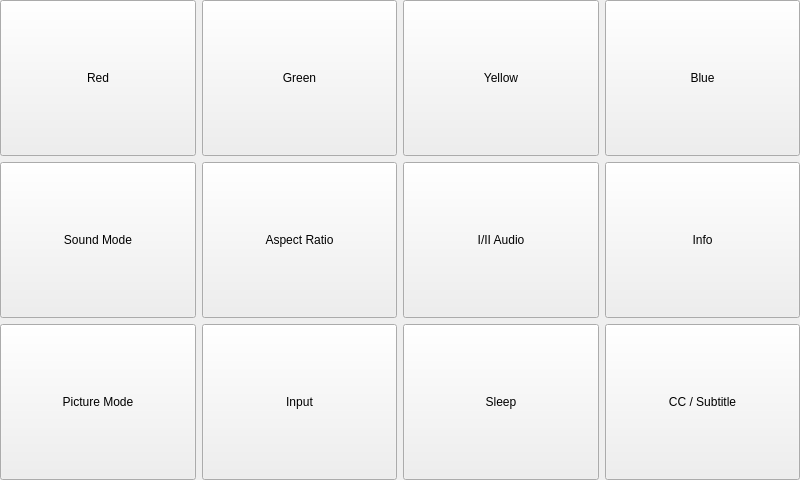
<?xml version="1.0" encoding="UTF-8"?>
<ui version="4.0">
 <class>PIRUtilityForm</class>
 <widget class="QWidget" name="PIRUtilityForm">
  <property name="geometry">
   <rect>
    <x>0</x>
    <y>0</y>
    <width>800</width>
    <height>480</height>
   </rect>
  </property>
  <property name="windowTitle">
   <string>Form</string>
  </property>
  <layout class="QGridLayout" name="gridLayout">
   <property name="margin">
    <number>0</number>
   </property>
   <item row="0" column="0">
    <widget class="QPushButton" name="redButton">
     <property name="sizePolicy">
      <sizepolicy hsizetype="Expanding" vsizetype="Expanding">
       <horstretch>0</horstretch>
       <verstretch>0</verstretch>
      </sizepolicy>
     </property>
     <property name="text">
      <string>Red</string>
     </property>
     <property name="icon">
      <iconset resource="../PierogiResources.qrc">
       <normaloff>:/icons/red_square.png</normaloff>:/icons/red_square.png</iconset>
     </property>
     <property name="iconSize">
      <size>
       <width>48</width>
       <height>48</height>
      </size>
     </property>
    </widget>
   </item>
   <item row="0" column="1">
    <widget class="QPushButton" name="greenButton">
     <property name="sizePolicy">
      <sizepolicy hsizetype="Expanding" vsizetype="Expanding">
       <horstretch>0</horstretch>
       <verstretch>0</verstretch>
      </sizepolicy>
     </property>
     <property name="text">
      <string>Green</string>
     </property>
     <property name="icon">
      <iconset resource="../PierogiResources.qrc">
       <normaloff>:/icons/green_square.png</normaloff>:/icons/green_square.png</iconset>
     </property>
     <property name="iconSize">
      <size>
       <width>48</width>
       <height>48</height>
      </size>
     </property>
    </widget>
   </item>
   <item row="0" column="2">
    <widget class="QPushButton" name="yellowButton">
     <property name="sizePolicy">
      <sizepolicy hsizetype="Expanding" vsizetype="Expanding">
       <horstretch>0</horstretch>
       <verstretch>0</verstretch>
      </sizepolicy>
     </property>
     <property name="text">
      <string>Yellow</string>
     </property>
     <property name="icon">
      <iconset resource="../PierogiResources.qrc">
       <normaloff>:/icons/yellow_square.png</normaloff>:/icons/yellow_square.png</iconset>
     </property>
     <property name="iconSize">
      <size>
       <width>48</width>
       <height>48</height>
      </size>
     </property>
    </widget>
   </item>
   <item row="0" column="3">
    <widget class="QPushButton" name="blueButton">
     <property name="sizePolicy">
      <sizepolicy hsizetype="Expanding" vsizetype="Expanding">
       <horstretch>0</horstretch>
       <verstretch>0</verstretch>
      </sizepolicy>
     </property>
     <property name="text">
      <string>Blue</string>
     </property>
     <property name="icon">
      <iconset resource="../PierogiResources.qrc">
       <normaloff>:/icons/blue_square.png</normaloff>:/icons/blue_square.png</iconset>
     </property>
     <property name="iconSize">
      <size>
       <width>48</width>
       <height>48</height>
      </size>
     </property>
    </widget>
   </item>
   <item row="1" column="0">
    <widget class="QPushButton" name="soundModeButton">
     <property name="sizePolicy">
      <sizepolicy hsizetype="Expanding" vsizetype="Expanding">
       <horstretch>0</horstretch>
       <verstretch>0</verstretch>
      </sizepolicy>
     </property>
     <property name="text">
      <string>Sound Mode</string>
     </property>
    </widget>
   </item>
   <item row="1" column="1">
    <widget class="QPushButton" name="aspectRatioButton">
     <property name="sizePolicy">
      <sizepolicy hsizetype="Expanding" vsizetype="Expanding">
       <horstretch>0</horstretch>
       <verstretch>0</verstretch>
      </sizepolicy>
     </property>
     <property name="text">
      <string>Aspect Ratio</string>
     </property>
    </widget>
   </item>
   <item row="1" column="2">
    <widget class="QPushButton" name="audioButton">
     <property name="sizePolicy">
      <sizepolicy hsizetype="Expanding" vsizetype="Expanding">
       <horstretch>0</horstretch>
       <verstretch>0</verstretch>
      </sizepolicy>
     </property>
     <property name="text">
      <string>I/II Audio</string>
     </property>
    </widget>
   </item>
   <item row="1" column="3">
    <widget class="QPushButton" name="infoButton">
     <property name="sizePolicy">
      <sizepolicy hsizetype="Minimum" vsizetype="Minimum">
       <horstretch>0</horstretch>
       <verstretch>0</verstretch>
      </sizepolicy>
     </property>
     <property name="text">
      <string>Info</string>
     </property>
    </widget>
   </item>
   <item row="2" column="0">
    <widget class="QPushButton" name="pictureModeButton">
     <property name="sizePolicy">
      <sizepolicy hsizetype="Expanding" vsizetype="Expanding">
       <horstretch>0</horstretch>
       <verstretch>0</verstretch>
      </sizepolicy>
     </property>
     <property name="text">
      <string>Picture Mode</string>
     </property>
    </widget>
   </item>
   <item row="2" column="1">
    <widget class="QPushButton" name="inputButton">
     <property name="sizePolicy">
      <sizepolicy hsizetype="Expanding" vsizetype="Expanding">
       <horstretch>0</horstretch>
       <verstretch>0</verstretch>
      </sizepolicy>
     </property>
     <property name="text">
      <string>Input</string>
     </property>
    </widget>
   </item>
   <item row="2" column="2">
    <widget class="QPushButton" name="sleepButton">
     <property name="sizePolicy">
      <sizepolicy hsizetype="Expanding" vsizetype="Expanding">
       <horstretch>0</horstretch>
       <verstretch>0</verstretch>
      </sizepolicy>
     </property>
     <property name="text">
      <string>Sleep</string>
     </property>
    </widget>
   </item>
   <item row="2" column="3">
    <widget class="QPushButton" name="captionButton">
     <property name="sizePolicy">
      <sizepolicy hsizetype="Expanding" vsizetype="Expanding">
       <horstretch>0</horstretch>
       <verstretch>0</verstretch>
      </sizepolicy>
     </property>
     <property name="text">
      <string>CC / Subtitle</string>
     </property>
    </widget>
   </item>
  </layout>
 </widget>
 <resources>
  <include location="../PierogiResources.qrc"/>
 </resources>
 <connections>
  <connection>
   <sender>PIRUtilityForm</sender>
   <signal>redEnabled(bool)</signal>
   <receiver>redButton</receiver>
   <slot>setEnabled(bool)</slot>
   <hints>
    <hint type="sourcelabel">
     <x>399</x>
     <y>239</y>
    </hint>
    <hint type="destinationlabel">
     <x>102</x>
     <y>83</y>
    </hint>
   </hints>
  </connection>
  <connection>
   <sender>PIRUtilityForm</sender>
   <signal>greenEnabled(bool)</signal>
   <receiver>greenButton</receiver>
   <slot>setEnabled(bool)</slot>
   <hints>
    <hint type="sourcelabel">
     <x>399</x>
     <y>239</y>
    </hint>
    <hint type="destinationlabel">
     <x>300</x>
     <y>83</y>
    </hint>
   </hints>
  </connection>
  <connection>
   <sender>PIRUtilityForm</sender>
   <signal>yellowEnabled(bool)</signal>
   <receiver>yellowButton</receiver>
   <slot>setEnabled(bool)</slot>
   <hints>
    <hint type="sourcelabel">
     <x>399</x>
     <y>239</y>
    </hint>
    <hint type="destinationlabel">
     <x>499</x>
     <y>83</y>
    </hint>
   </hints>
  </connection>
  <connection>
   <sender>PIRUtilityForm</sender>
   <signal>blueEnabled(bool)</signal>
   <receiver>blueButton</receiver>
   <slot>setEnabled(bool)</slot>
   <hints>
    <hint type="sourcelabel">
     <x>399</x>
     <y>239</y>
    </hint>
    <hint type="destinationlabel">
     <x>697</x>
     <y>83</y>
    </hint>
   </hints>
  </connection>
  <connection>
   <sender>PIRUtilityForm</sender>
   <signal>soundModeEnabled(bool)</signal>
   <receiver>soundModeButton</receiver>
   <slot>setEnabled(bool)</slot>
   <hints>
    <hint type="sourcelabel">
     <x>399</x>
     <y>239</y>
    </hint>
    <hint type="destinationlabel">
     <x>102</x>
     <y>241</y>
    </hint>
   </hints>
  </connection>
  <connection>
   <sender>PIRUtilityForm</sender>
   <signal>aspectRatioEnabled(bool)</signal>
   <receiver>aspectRatioButton</receiver>
   <slot>setEnabled(bool)</slot>
   <hints>
    <hint type="sourcelabel">
     <x>399</x>
     <y>239</y>
    </hint>
    <hint type="destinationlabel">
     <x>300</x>
     <y>241</y>
    </hint>
   </hints>
  </connection>
  <connection>
   <sender>PIRUtilityForm</sender>
   <signal>audioEnabled(bool)</signal>
   <receiver>audioButton</receiver>
   <slot>setEnabled(bool)</slot>
   <hints>
    <hint type="sourcelabel">
     <x>399</x>
     <y>239</y>
    </hint>
    <hint type="destinationlabel">
     <x>499</x>
     <y>241</y>
    </hint>
   </hints>
  </connection>
  <connection>
   <sender>PIRUtilityForm</sender>
   <signal>infoEnabled(bool)</signal>
   <receiver>infoButton</receiver>
   <slot>setEnabled(bool)</slot>
   <hints>
    <hint type="sourcelabel">
     <x>399</x>
     <y>239</y>
    </hint>
    <hint type="destinationlabel">
     <x>697</x>
     <y>241</y>
    </hint>
   </hints>
  </connection>
  <connection>
   <sender>PIRUtilityForm</sender>
   <signal>pictureModeEnabled(bool)</signal>
   <receiver>pictureModeButton</receiver>
   <slot>setEnabled(bool)</slot>
   <hints>
    <hint type="sourcelabel">
     <x>399</x>
     <y>239</y>
    </hint>
    <hint type="destinationlabel">
     <x>102</x>
     <y>399</y>
    </hint>
   </hints>
  </connection>
  <connection>
   <sender>PIRUtilityForm</sender>
   <signal>inputEnabled(bool)</signal>
   <receiver>inputButton</receiver>
   <slot>setEnabled(bool)</slot>
   <hints>
    <hint type="sourcelabel">
     <x>399</x>
     <y>239</y>
    </hint>
    <hint type="destinationlabel">
     <x>300</x>
     <y>399</y>
    </hint>
   </hints>
  </connection>
  <connection>
   <sender>PIRUtilityForm</sender>
   <signal>sleepEnabled(bool)</signal>
   <receiver>sleepButton</receiver>
   <slot>setEnabled(bool)</slot>
   <hints>
    <hint type="sourcelabel">
     <x>399</x>
     <y>239</y>
    </hint>
    <hint type="destinationlabel">
     <x>499</x>
     <y>399</y>
    </hint>
   </hints>
  </connection>
  <connection>
   <sender>PIRUtilityForm</sender>
   <signal>captionsEnabled(bool)</signal>
   <receiver>captionButton</receiver>
   <slot>setEnabled(bool)</slot>
   <hints>
    <hint type="sourcelabel">
     <x>399</x>
     <y>239</y>
    </hint>
    <hint type="destinationlabel">
     <x>697</x>
     <y>399</y>
    </hint>
   </hints>
  </connection>
 </connections>
 <slots>
  <signal>redEnabled(bool)</signal>
  <signal>greenEnabled(bool)</signal>
  <signal>yellowEnabled(bool)</signal>
  <signal>blueEnabled(bool)</signal>
  <signal>soundModeEnabled(bool)</signal>
  <signal>aspectRatioEnabled(bool)</signal>
  <signal>audioEnabled(bool)</signal>
  <signal>infoEnabled(bool)</signal>
  <signal>pictureModeEnabled(bool)</signal>
  <signal>inputEnabled(bool)</signal>
  <signal>sleepEnabled(bool)</signal>
  <signal>captionsEnabled(bool)</signal>
 </slots>
</ui>
